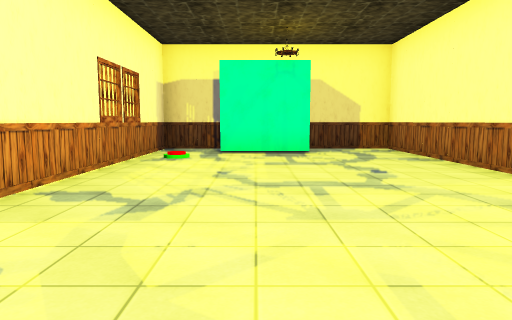
[1] (above)

14 first-person views from a walk through a 3-D level made in the Unity game engine. The camera is 1.4 m above the floor, tilts 6° down and sees 70° across. The floor is counted in squares, 2 m on a side. Each view is taken from the middle of a square. On the plan, view 1 faces up. The plan holds only what a view shows up to about 11 squares ahead; the rest is blank. Door leaves are left out, so doorways stand open. Some surface patterns are stand-ins.

[2]
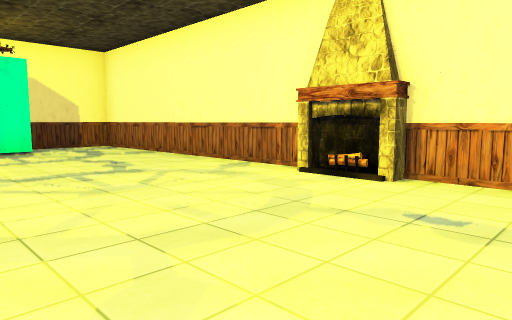

[3]
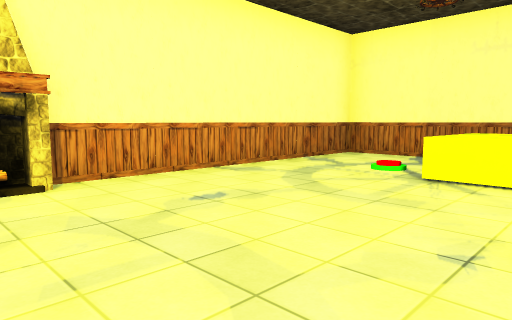

[4]
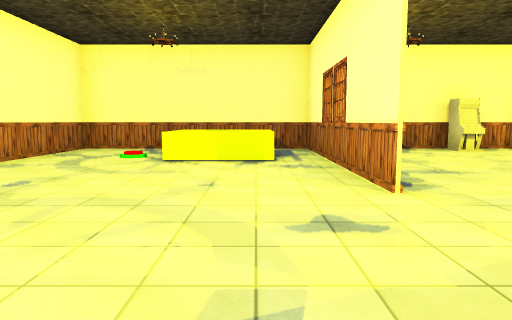

[5]
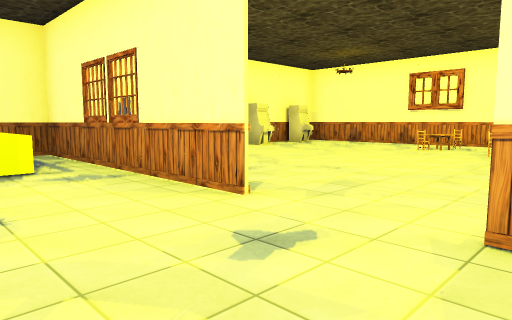

[6]
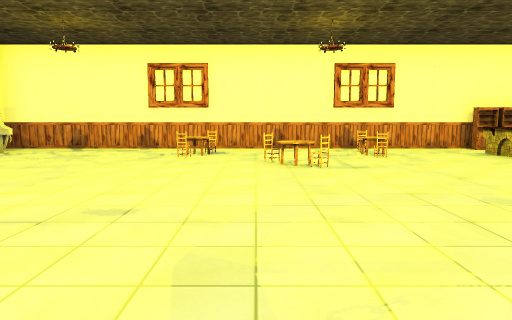

[7]
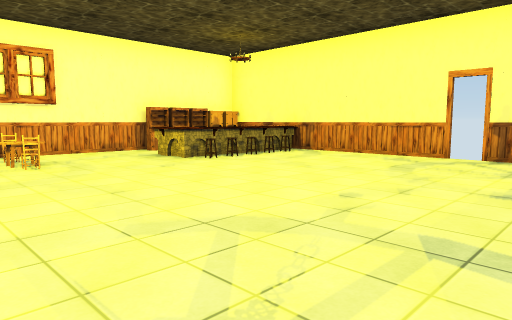

[8]
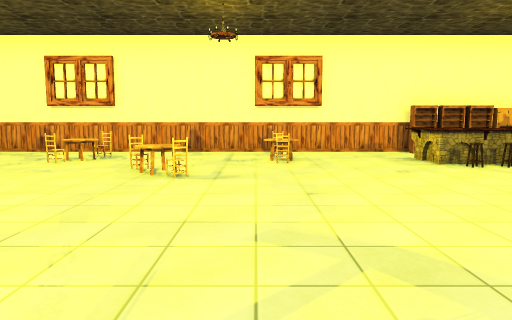

[9]
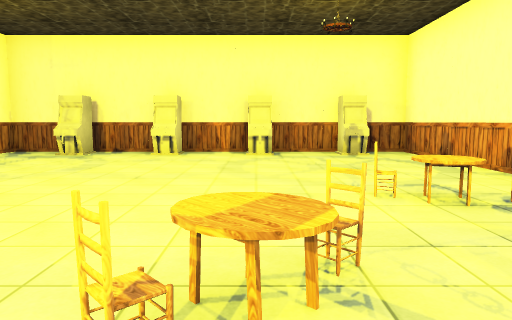

[10]
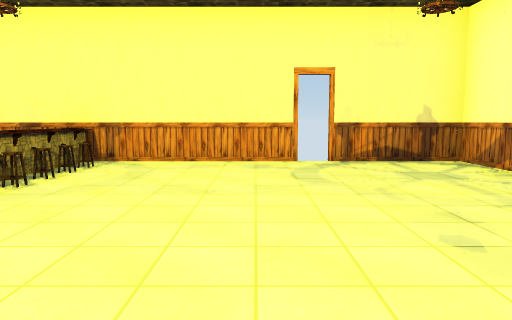

[11]
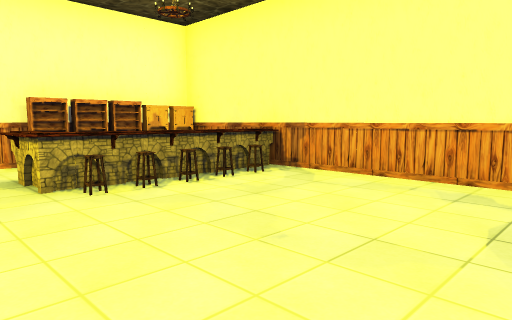

[12]
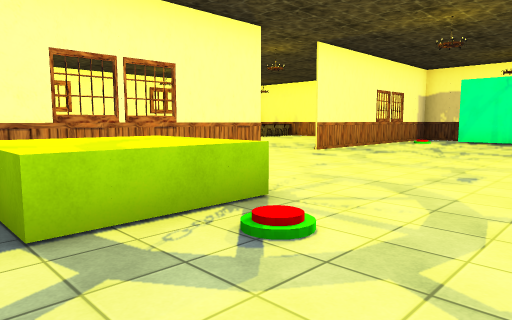

[13]
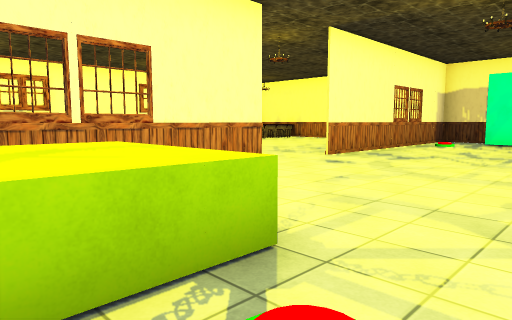

[14]
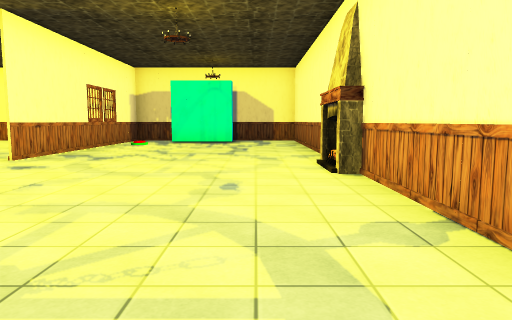

### Floor plan
Points are (right, up) in squares from view 1. A wall is a line through its corners. A room is listed if a view was taken in it or the views show most of it. See-through windows are left out.
Room 1 (views 1, 2, 3, 4, 5, 12, 13, 14)
walls: (3.4, 2.4) (3.4, 9.4) (1.4, 9.4); (-2.3, 0.5) (-2.3, -5.5); (-2, -5.4) (3.4, -5.4) (3.4, 0.9); (-2.3, 9.5) (-2.3, 2.4)
ways out: opening at (-2, 1.5) to room 2
objects: other object (-1, -4); cube (-1, -3); cube (0, -4); cube (0, -3); trap (0, 8) to (1, 8); other object (1, -3); fireplace (3, 1)
Room 2 (views 6, 7, 8, 9, 10, 11)
walls: (-8.4, -4.7) (-7.8, -4.7); (-6.3, -5.2) (-6.3, -4.7) (-5.8, -4.7) (-5.8, -5.2); (-10.4, -4.7) (-9.8, -4.7) (-9.8, -5.2); (-2.4, 8) (-2.4, 9.5); (-5.2, 9.4) (-10.5, 9.4); (-4.3, -5.3) (-4.3, -4.7) (-3.8, -4.7); (-11.4, 9) (-11.4, -5.4) (-2, -5.4); (-2.4, -5.5) (-2.4, -4.9); (-0.9, 9.4) (-4.7, 9.4)
ways out: opening at (-2, 1.5) to room 1; open door at (-5, 9)
objects: cupboard (-11, 7); cupboard (-11, 8); cupboard (-11, 9); chair (-10, 0); table (-10, 2); chair (-10, 3); other object (-10, 6); chair (-9, 0); chair (-9, 3); stool (-9, 6); stool (-9, 7); stool (-9, 8); stool (-9, 9); chair (-8, 1); chair (-8, 2); stool (-8, 8); other object (-8, 9)

Where each view was taken, in squares from view 1:
view 1: 0 up, 0 right, facing up
view 2: 1 down, 1 left, facing up-right
view 3: 2 up, 1 left, facing down-right
view 4: 4 up, 1 left, facing down
view 5: 3 up, 0 right, facing down-left
view 6: 1 up, 2 left, facing left
view 7: 2 up, 3 left, facing up-left
view 8: 3 up, 3 left, facing left
view 9: 3 up, 8 left, facing down
view 10: 3 up, 6 left, facing up
view 11: 5 up, 5 left, facing up-left
view 12: 5 down, 3 right, facing up-left
view 13: 4 down, 2 right, facing up-left
view 14: 4 down, 2 right, facing up
